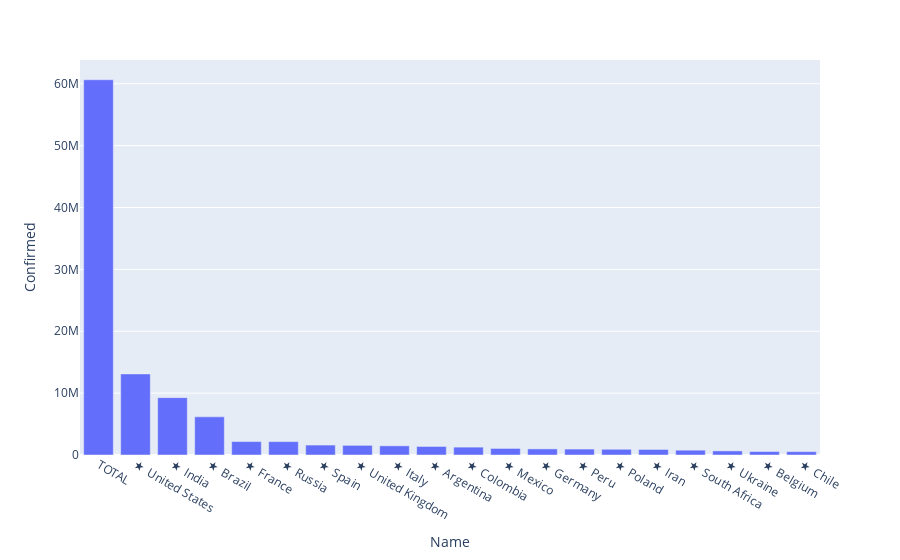

Notebook source saved alongside this figure:
### Markdown cell above
- We can zoom in the graph, thats the beauty of plotly.

### Code cell
# Lets plot top 20 countries based on confirmed cases.

world_fig = px.bar(world_df.head(20), x = "Name" , y = 'Confirmed')
world_fig.show()

### Figure 1 — Plotly figure (JSON) as saved in the notebook; plotly's stock layout.template omitted (floating-point values rounded to 4 significant figures)
{"data": [{"alignmentgroup": "True", "hovertemplate": "Name=%{x}<br>Confirmed=%{y}<extra></extra>", "legendgroup": "", "marker": {"color": "#636efa"}, "name": "", "offsetgroup": "", "orientation": "v", "showlegend": false, "textposition": "auto", "type": "bar", "x": ["TOTAL", "★  United States", "★  India", "★  Brazil", "★  France", "★  Russia", "★  Spain", "★  United Kingdom", "★  Italy", "★  Argentina", "★  Colombia", "★  Mexico", "★  Germany", "★  Peru", "★  Poland", "★  Iran", "★  South Africa", "★  Ukraine", "★  Belgium", "★  Chile"], "xaxis": "x", "y": [60649357, 13104592, 9266697, 6166606, 2170097, 2162503, 1605066, 1557007, 1480874, 1381795, 1270991, 1060152, 983731, 954459, 924422, 894385, 775502, 661858, 561803, 544092], "yaxis": "y"}], "layout": {"barmode": "relative", "legend": {"tracegroupgap": 0}, "margin": {"t": 60}, "xaxis": {"anchor": "y", "domain": [0, 1], "title": {"text": "Name"}}, "yaxis": {"anchor": "x", "domain": [0, 1], "title": {"text": "Confirmed"}}}}
